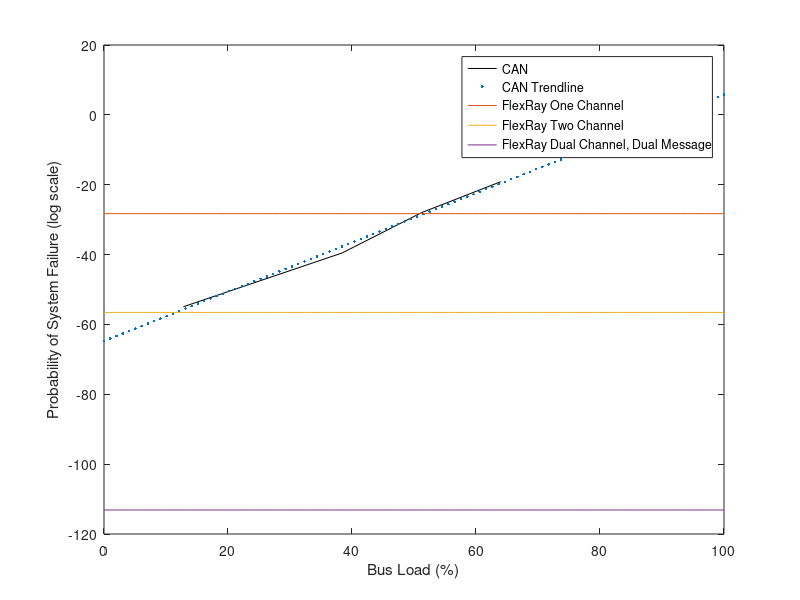

This chart was generated by the following MATLAB code:
t = [12.8, 38.4, 51.2, 64];
can_rel = [1.384E-24, 6.691E-18, 6.862E-13, 4.912E-9];


trend_t = linspace(0, 100);
exp_can = polyfit(t, log(can_rel), 1);
trend_y = exp_can(1)*trend_t + exp_can(2);

o = ones(size(trend_t))(1,:)
flexray_single = o*5.211E-13;
flexray_dual = o*2.716E-25;
flexray_redundant = o*7.374E-50;

plot(t, log(can_rel), 'k');
hold on

plot(trend_t, trend_y, 'o.', trend_t, log(flexray_single), trend_t, log(flexray_dual), trend_t, log(flexray_redundant));

legend("CAN", "CAN Trendline", "FlexRay One Channel", "FlexRay Two Channel", "FlexRay Dual Channel, Dual Message")
ylabel("Probability of System Failure (log scale)");
xlabel("Bus Load (%)");
print -dpng FlexRaySystemReliability.png

